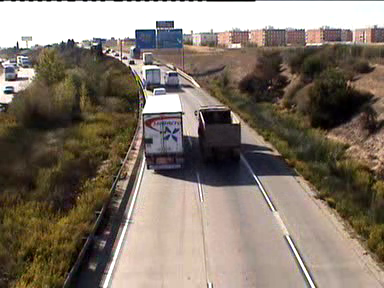
//> input picture frame 61 of TestOpenCV/video.avi, 384 x 288 px
$ ./Source   (built with g++ and OpenCV 4)
//> lines starting //> are read from the running program, lines starting //| are printed output that depends on the picture
//
//  main.cpp
//  VSION-TP1
//
//  Created by Jean-Marie Normand on 04/02/2016.
//  Copyright © 2016 Jean-Marie Normand. All rights reserved.
//

#include <iostream>
#include <fstream>
#include <string>

//#include <opencv/cv.hpp>
#include <opencv2/core/core.hpp>
#include <opencv2/highgui/highgui.hpp>
#include <opencv2/imgproc/imgproc.hpp>
#include <opencv2/calib3d/calib3d.hpp>
// no idea why on the virtual box the keycode is completely wrong
#define ESC_KEY 1048603 // should be 27
#define Q_KEY 	1048689 // should be 113

using namespace std;
using namespace cv;

std::string videoName;
int camID = -1;
cv::VideoCapture cap;
int nbFrames;
double fps = 30;
int curFrame = 0;
bool videoRead = false;

cv::Mat im;
cv::Mat imGray;
cv::Mat imLab;

cv::Mat moy, diff, stdDev;
cv::Mat binRoad, morpho;
cv::Mat road, moyRoad;
cv::Mat diffMoy, seuilDM;

Mat cross = (Mat_<uchar>(3, 3) << 0, 1, 0, 1, 1, 1, 0, 1, 0);

std::vector<cv::Mat> myVideo;


std::vector<cv::Scalar> colorTable;

// Optical Flow test
cv::Mat prevImgLK;
cv::Mat curImgLK;
TermCriteria termcrit(TermCriteria::COUNT | TermCriteria::EPS, 20, 0.03);
vector<float> err;
vector<uchar> status;
Size winSize(31, 31);
vector<Point2f> prevPoints;
vector<Point2f> curPoints;
vector<Point2f> centerCars;


// [51 lines left out: function moyenneStdDev, not called in this run]

// [24 lines of commented-out code are left out]


int main(int argc, const char* argv[]) {

	if (argc > 1) {
		videoName = argv[1];
		cout << "video name: " << videoName << endl;
		if (videoName.length() == 1) {
			camID = atoi(videoName.c_str());
		}
	}
	else {
		videoName = "video.avi";
	}

	// Reading the image (and forcing it to grayscale)
	if (camID != -1) {
		cap.open(camID);
	}
	else {
		cap.open(videoName);
	}
	//im = imread("", CV_LOAD_IMAGE_GRAYSCALE);
	if (cap.isOpened()) {
		cap >> im;
//> im is the input picture: 288 rows x 384 cols, CV_8UC3; mean B, G, R 105.4, 117.8, 129.5
		//int nF = getFramesFromVideo(videoName);
		nbFrames = cap.get(CAP_PROP_FRAME_COUNT);
		double fffps = cap.get(CAP_PROP_FPS);
		curFrame = 1;
		cout << " nbFrames: " << nbFrames << endl;//" et l'autre: "<<nF<<endl;
		cout << " IM cols: " << im.cols << " rows: " << im.rows << " type: " << im.type() << endl;
//|  IM cols: 384 rows: 288 type: 16
		cout << " FPS: " << fffps << endl;

		cvtColor(im, imGray, cv::COLOR_BGRA2GRAY);
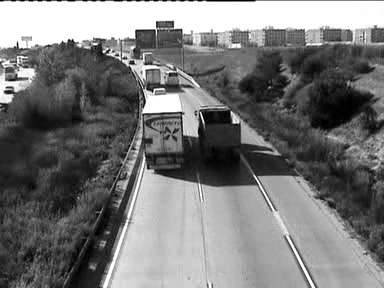
//> imGray: 288 rows x 384 cols, CV_8UC1; min 0, max 255, mean 119.8
		myVideo.push_back(imGray.clone());
		imGray.copyTo(moy);
		imGray.copyTo(diff);
		imGray.copyTo(stdDev);
	}
	else {
		return 1;
	}

	// Storing  all images in a vector
	for (int i = 1; i < nbFrames; i++) {
		cap >> im;
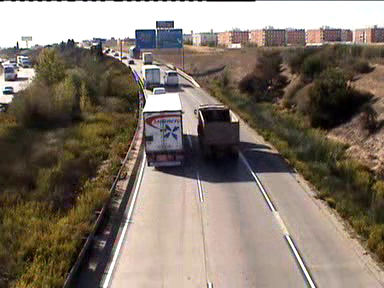
//> input picture frame 62 of TestOpenCV/video.avi, 384 x 288 px
//> im is the input picture: 288 rows x 384 cols, CV_8UC3; mean B, G, R 105.9, 118.2, 130.1
		cvtColor(im, imGray, cv::COLOR_BGRA2GRAY);
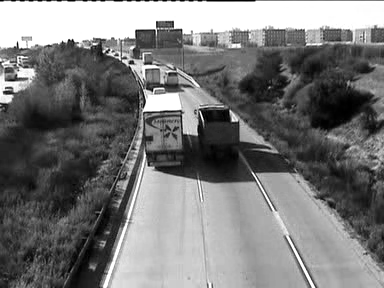
//> imGray: 288 rows x 384 cols, CV_8UC1; min 0, max 255, mean 120.3
		myVideo.push_back(imGray.clone());
		//cout<<"Storing frame: "<<i<<endl;
	}
//> pass 2 of the loop `for (int i = 1; i < nbFrames; i++)`:
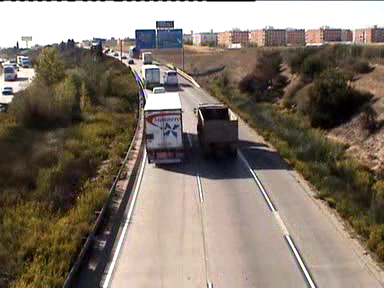
//> input picture frame 63 of TestOpenCV/video.avi, 384 x 288 px
//> im is the input picture: 288 rows x 384 cols, CV_8UC3; mean B, G, R 106.2, 118.7, 130.6
//> `cvtColor(im, imGray, cv::COLOR_BGRA2GRAY);`:
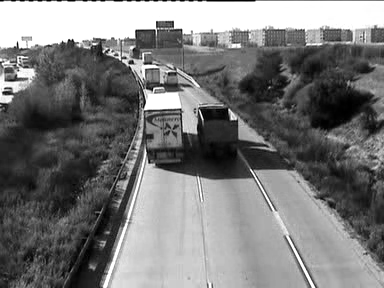
//> imGray: 288 rows x 384 cols, CV_8UC1; min 0, max 255, mean 120.8
//> pass 3 of the loop `for (int i = 1; i < nbFrames; i++)`:
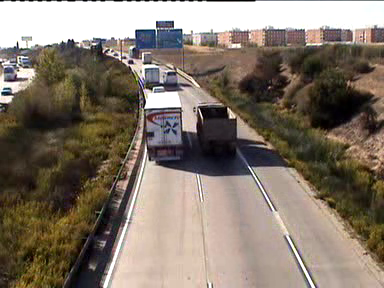
//> input picture frame 64 of TestOpenCV/video.avi, 384 x 288 px
//> im is the input picture: 288 rows x 384 cols, CV_8UC3; mean B, G, R 106.6, 119.2, 131.1
//> `cvtColor(im, imGray, cv::COLOR_BGRA2GRAY);`:
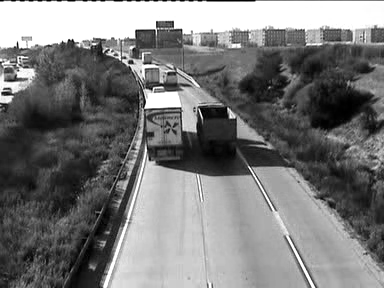
//> imGray: 288 rows x 384 cols, CV_8UC1; min 0, max 255, mean 121.3


	videoRead = true;
	// Resetting video
	cap.set(CAP_PROP_POS_MSEC, 0);
	curFrame = 0;


	// Generating colors
	RNG rng(12345);
	for (int i = 0; i < 2048; i++) {
		colorTable.push_back(Scalar(rng.uniform(0, 255), rng.uniform(0, 255), rng.uniform(0, 255)));
	}


	// Creating a window to display some images
	namedWindow("Original video");

	if (videoRead) {
		cout << "cols: " << moy.cols << " rows: " << moy.rows << endl;
		cout << "cols: " << diff.cols << " rows: " << diff.rows << endl;

		moyenneStdDev(myVideo, 0, 200, moy, stdDev, diff);

		imshow("Moyenne", moy);
		/////imshow("Diff", diff);

		cv::threshold(diff, binRoad, 50, 255, THRESH_BINARY);
		morphologyEx(binRoad, morpho, MORPH_CLOSE, cross, Point(-1, -1), 2);

		morphologyEx(morpho, morpho, MORPH_OPEN, cross, Point(-1, -1), 1);

		//invert(morpho,morpho);
		/////imshow("Binarization", binRoad);
		/////imshow("Morpho", morpho);
	}

	cout << "Moyenne computed!" << endl;

	// Waiting for the user to press ESCAPE before exiting the application
	int key = 0;
	while ((key != ESC_KEY) && (key != Q_KEY)) {
		curFrame++;
		if (curFrame == nbFrames) {
			cap.set(CAP_PROP_POS_MSEC, 0);
			curFrame = 0;
		}
		cap >> im;

		// To Gray !
		cvtColor(im, imGray, COLOR_BGRA2GRAY);

		// TEST LAB
		/*
		   cvtColor(im,imLab,CV_BGR2YCrCb);
		   imshow("Image Lab",imLab);


		  // LAB to gray
		cv::Mat imGrayLab;
		//cvtColor(imLab,imGrayLab,CV_Lab2GRAY);
		   */

		   // TEST
		int pixG = imGray.at<uchar>(0, 0);
		Vec3b col = im.at<Vec3b>(0, 0);
		int greenCol = col[1];


		cout << "curFram:" << curFrame << endl;

		// On garde que la route
		imGray.copyTo(road, morpho);
		moy.copyTo(moyRoad, morpho);

		imshow("Route", road);
		/////imshow("Road Moyenne",moyRoad);

		// Diff moyenne
		diffMoy = abs(road - moyRoad);
		/////imshow("Diff Road Moyenne",diffMoy);


		// Remove half of the image
		cv::Mat myMask;
		myMask = cv::Mat::zeros(im.rows, im.cols, imGray.type());
		for (int i = myMask.rows / 2; i < myMask.rows; i++) {
			for (int j = 0; j < myMask.cols; j++) {
				myMask.at<uchar>(i, j) = 255;
			}
		}
		/////imshow("mask",myMask);

		// Seuillage + binarisation
		//cv::adaptiveThreshold( diffMoy, seuilDM, 255,ADAPTIVE_THRESH_GAUSSIAN_C, THRESH_BINARY, 3, 5 );
		cv::threshold(diffMoy, seuilDM, 100, 255, THRESH_BINARY);

		/////imshow("Seuillage Simple", seuilDM.clone());

		morphologyEx(seuilDM, seuilDM, MORPH_CLOSE, cross, Point(-1, -1), 5);//5);

		/////imshow("Seuillage Morpho",seuilDM);

		cv::Mat cut;
		seuilDM.copyTo(cut, myMask);

		/// Find contours
		vector<vector<Point> > contours;
		vector<Vec4i> hierarchy;
		cv::Mat output = cv::Mat::zeros(im.size(), CV_8UC3);


		findContours(cut, contours, hierarchy, RETR_TREE, CHAIN_APPROX_SIMPLE, Point(0, 0));

		int nbContours = contours.size();
		cout << "Nb CARS CONTOURS: " << nbContours << endl;

		int nbContoursJim = 0;
		float threshAreaCar = 250;

		/// Approximate contours to polygons + get bounding rects and circles
		vector<vector<Point> > contours_poly(contours.size());
		vector<Rect> boundRect(contours.size());
		vector<Point2f> center(contours.size());
		vector<float> radius(contours.size());

		// Clearing cars???
		centerCars.clear();

		for (int i = 0; i < contours.size(); i++) {
			approxPolyDP(Mat(contours[i]), contours_poly[i], 3, true);
			boundRect[i] = boundingRect(Mat(contours_poly[i]));
			minEnclosingCircle((Mat)contours_poly[i], center[i], radius[i]);

			// Checking area
			if (contourArea(contours_poly[i]) > threshAreaCar) {
				nbContoursJim++;

				centerCars.push_back(center[i]);
			}

		}

		cout << "Nb CARS JIM: " << nbContoursJim << endl;


		/// Draw contours
		Mat drawing = Mat::zeros(im.size(), CV_8UC3);
		for (int i = 0; i < contours.size(); i++)
		{
			Scalar color = Scalar(rng.uniform(0, 255), rng.uniform(0, 255), rng.uniform(0, 255));
			/////drawContours( output, contours, i, color, CV_FILLED, 8, hierarchy, 0, Point() );

			drawContours(output, contours_poly, i, color, 1, 8, vector<Vec4i>(), 0,
				Point());
			rectangle(output, boundRect[i].tl(), boundRect[i].br(), color, 2,
				8, 0);
			circle(output, center[i], (int)radius[i], color, 2, 8, 0);
		}


		imshow("Labelled", output);

		cv::Mat testCC(cut.size(), CV_32S);
		int nLabels = connectedComponents(cut, testCC, 8);
		cout << "Nb CARS: " << nLabels - 1 << endl;
		std::vector<Vec3b> colors(nLabels);
		colors[0] = Vec3b(0, 0, 0);		//background
		for (int label = 1; label < nLabels; ++label) {
			colors[label] = Vec3b((rand() & 255), (rand() & 255),
				(rand() & 255));
		}
		Mat dstCC(cut.size(), CV_8UC3);
		for (int r = 0; r < dstCC.rows; ++r) {
			for (int c = 0; c < dstCC.cols; ++c) {
				int label = testCC.at<int>(r, c);
				Vec3b& pixel = dstCC.at<Vec3b>(r, c);
				pixel = colors[label];
			}
		}

		imshow("Connected comps", dstCC);


		// Arrêt sur image
		if (curFrame == 190) { // 614 frames in avi -- 601 in mov
			// 175+13 = 188
			cv::waitKey(0);
		}


		// Test Optical Flow

		// Retrieving previous and current frames
		if (curFrame == 0) {
			prevImgLK = myVideo[curFrame].clone();
			curImgLK = prevImgLK.clone();
		}
		else {
			prevImgLK = myVideo[curFrame - 1].clone();
			curImgLK = myVideo[curFrame].clone();
		}

		// Filling current points
		prevPoints.clear();
		for (int i = 0; i < centerCars.size(); i++) {
			//curPoints.push_back(centerCars[i]);
			prevPoints.push_back(centerCars[i]);
		}


		// Computing optical flow
		if (prevPoints.size() != 0) {
			curPoints.clear();
			cv::calcOpticalFlowPyrLK(prevImgLK, curImgLK, prevPoints, curPoints, status, err, winSize, 3, termcrit, 0, 0.001);

			// Displaying connection between points?
			for (int j = 0; j < curPoints.size(); j++) {
				cout << "j: " << j << endl;
				if (status[j]) {
					cv::line(im, prevPoints[j], curPoints[j], colorTable[j], 4);
				}


				//cv::circle(im,curPoints[j],4,colorTable[j]);
			}
		}

		// Swapping points used in LK
		//std::swap(curPoints, prevPoints);


		// Showing "original" videos
		imshow("Original video", im);
		imshow("Gray video", imGray);


		// waiting
		key = waitKey((int)(1000 / fps)); // video is 30fps
	}

	destroyAllWindows();

	return 0;
}
